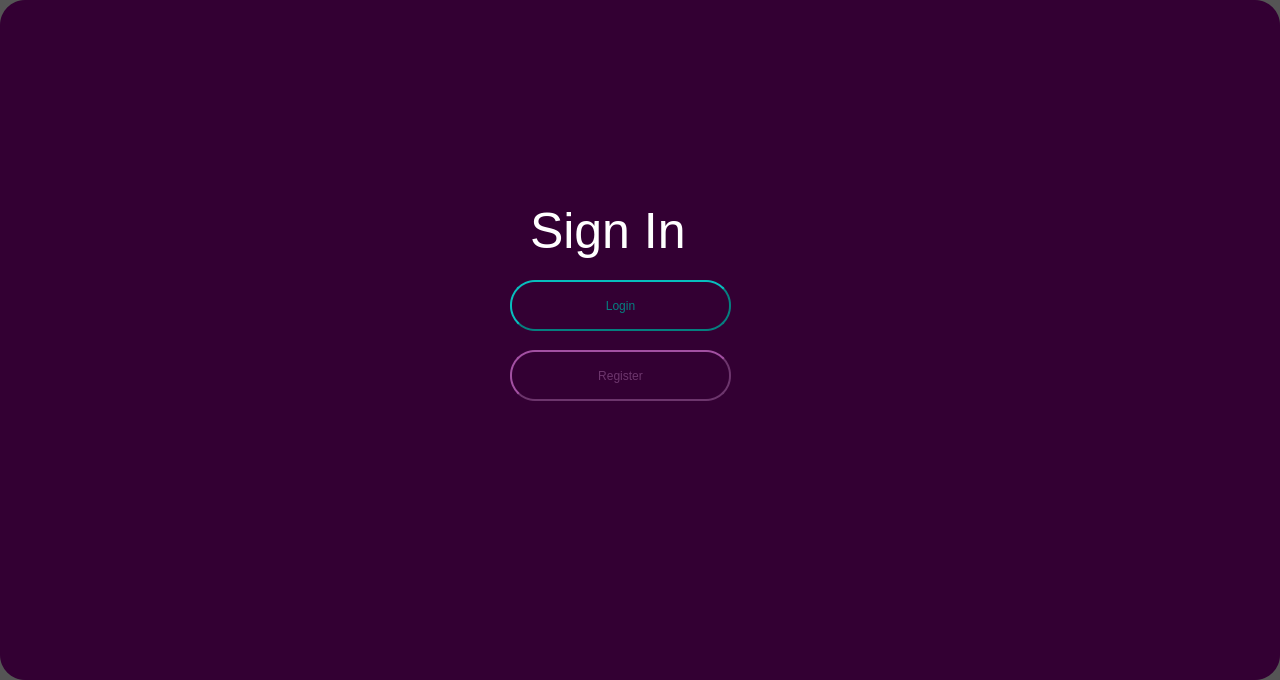
<?xml version="1.0" encoding="UTF-8"?>
<ui version="4.0">
 <class>MainWindow</class>
 <widget class="QMainWindow" name="MainWindow">
  <property name="geometry">
   <rect>
    <x>0</x>
    <y>0</y>
    <width>1280</width>
    <height>680</height>
   </rect>
  </property>
  <property name="windowTitle">
   <string>MainWindow</string>
  </property>
  <property name="styleSheet">
   <string notr="true">box-shadow: inset 0 -1px 1px rgba(255,255,255,0.3);
background: #555;
-moz-border-radius: 25px;
-webkit-border-radius: 25px;
border-radius: 25px;</string>
  </property>
  <widget class="QWidget" name="Signin">
   <property name="styleSheet">
    <string notr="true">background-color: #330033;
background-image: url(&quot;/Users/A/Desktop/Application 2/endless.svg&quot;);</string>
   </property>
   <widget class="QPushButton" name="Login">
    <property name="geometry">
     <rect>
      <x>510</x>
      <y>280</y>
      <width>221</width>
      <height>51</height>
     </rect>
    </property>
    <property name="styleSheet">
     <string notr="true">    color:rgb(5, 127, 127);
	text-transform: none;
    text-indent: 0px;
    text-shadow: none;
    display: inline-block;
    text-align: center;
    cursor: default;
    font: 400 13.3333px Arial;
    border-width: 2px;
    border-style: outset;</string>
    </property>
    <property name="text">
     <string>Login</string>
    </property>
   </widget>
   <widget class="QLabel" name="label">
    <property name="geometry">
     <rect>
      <x>530</x>
      <y>200</y>
      <width>181</width>
      <height>61</height>
     </rect>
    </property>
    <property name="styleSheet">
     <string notr="true">color: white;
font: 75 8pt &quot;Montserrat&quot;;
font-size: 50px;</string>
    </property>
    <property name="text">
     <string>Sign In</string>
    </property>
   </widget>
   <widget class="QPushButton" name="Register">
    <property name="geometry">
     <rect>
      <x>510</x>
      <y>350</y>
      <width>221</width>
      <height>51</height>
     </rect>
    </property>
    <property name="styleSheet">
     <string notr="true">    color: rgb(108, 53, 108);
    text-transform: none;
    text-indent: 0px;
    text-shadow: none;
    display: inline-block;
    text-align: center;
    cursor: default;
    font: 400 13.3333px Arial;
    border-width: 2px;
    border-style: outset;
    border-color: -internal-light-dark(rgb(118, 118, 118), rgb(133, 133, 133));</string>
    </property>
    <property name="text">
     <string>Register</string>
    </property>
   </widget>
  </widget>
 </widget>
 <resources/>
 <connections/>
</ui>
